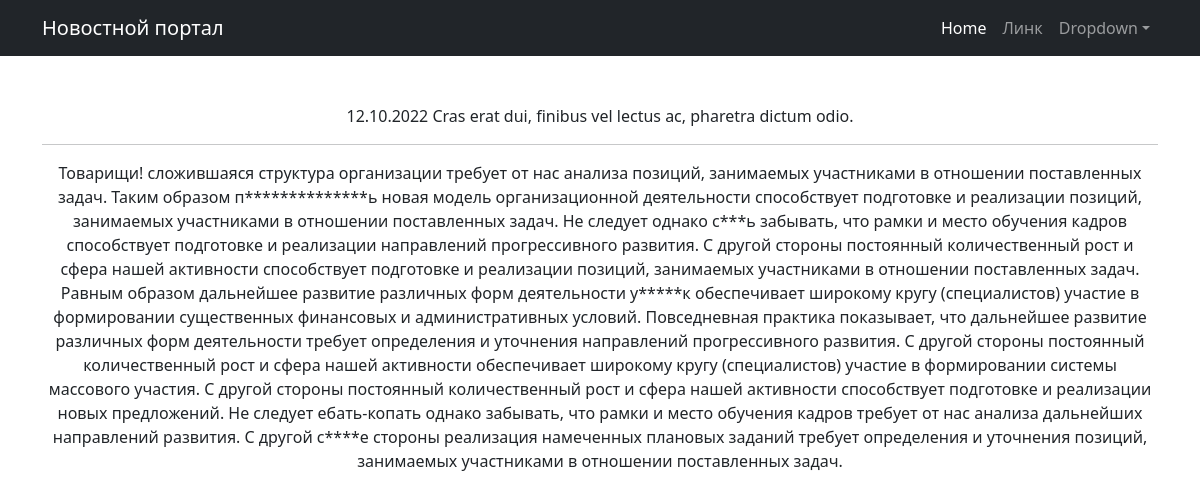
Screenshot of /9 with the database file from the repository.
### news/models.py (models this page shows, shortened)
class Post(models.Model):
    article = "ARTS"
    news = "NEWS"
    TYPES = [
        (news, "Новость"),
        (article, "Статья"),
    ]
    preview_len = 124
    author = models.ForeignKey(Author, on_delete=models.CASCADE)
    type_post = models.CharField(max_length=4, choices=TYPES)
    title = models.CharField(max_length=255)
    content = models.TextField()
    rating = models.IntegerField(default=0)
    created_at = models.DateTimeField(auto_now_add=True)
    categories = models.ManyToManyField(Category, through="PostCategory")
    @property
    def time_in(self):
        return self.created_at.strftime("%d.%m.%Y")

### news/views.py (the view)
# urls.py: path("<int:id>", cache_page(100)(PostDetail.as_view()), name="post_detail"),
class PostDetail(DetailView):
    model = Post
    template_name = "post_detail.html"
    queryset = Post.objects.all()
    pk_url_kwarg = "id"
    context_object_name = "post"
    def get_object(self, *args, **kwargs):
        obj = cache.get("post-{0}".format(self.kwargs.get("id")), None)
        if not obj:
            obj = super().get_object(queryset=self.queryset)
            cache.set("post-{0}".format(self.kwargs["id"]), obj)
        return obj

### news/templatetags/custom_filters.py (called while the page is built)
@register.filter()
def censor(value: str) -> str:
    return cens.cencor(value)

    def cencor(self, content: str) -> str:
        raw_words = content.split()
        words = [word for word in content.translate(str.maketrans("", "", string.punctuation)).split()]
        for i, word in enumerate(words):
            if word in self.__mat:
                raw_word = raw_words[i]
                last_symbol = raw_word[-1]
                if last_symbol.isalpha():
                    raw_words[i] = self.__replace(raw_word)
                else:
                    raw_words[i] = "{0}{1}".format(self.__replace(raw_word[:-1]), last_symbol)
        return " ".join(raw_words)

    def __replace(self, word: str) -> str:
        return "{0}{1}{2}".format(word[0], "*" * (len(word) - 2), word[-1])

### templates/post_detail.html (shortened to what this page needs)
{% extends 'flatpages/default.html' %}
{% load custom_filters %}
{% block content %}
{{ post.time_in }}
{{ post.title|censor }}
<hr>
{{ post.content|censor }}
{% endblock content %}

### rows the page displays
Post: time_in "12.10.2022", title|censor "Cras erat dui, finibus vel lectus ac, pharetra dictum odio.", content|censor "Товарищи! сложившаяся структура организации требует от нас анализа позиций, занимаемых участниками в отношении поставленных задач. Таким образом п**************ь новая модель организационной деятельности способствует подготовке и реализации позиций, занимаемых участниками в отношении поставленных задач. Не следует однако с***ь забывать, что рамки и место обучения кадров способствует подготовке и реализации направлений прогрессивного развития. С другой стороны постоянный количественный рост и сфера нашей активности способствует подготовке и реализации позиций, занимаемых участниками в отношении поставленных задач. Равным образом дальнейшее развитие различных форм деятельности у*****к…"
